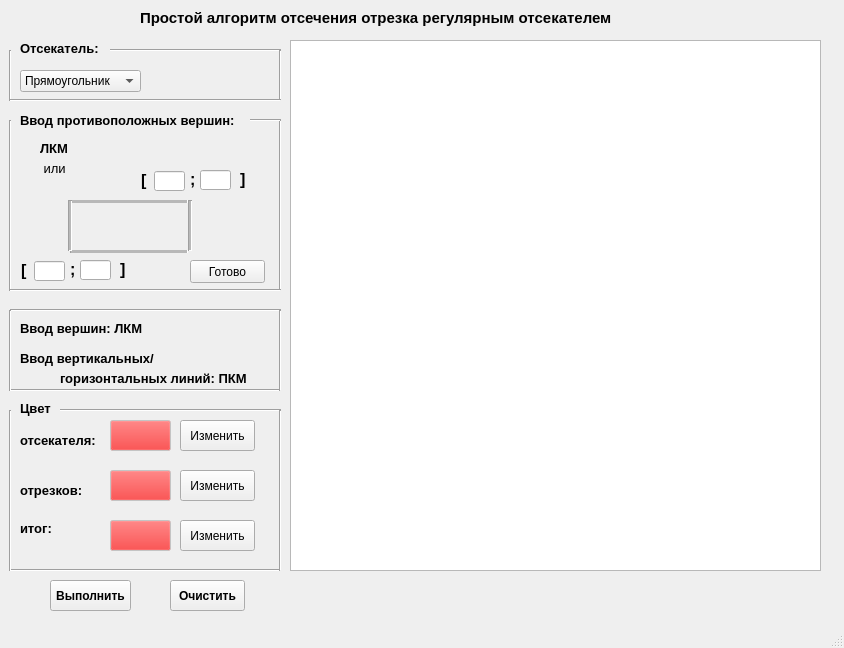
<?xml version="1.0" encoding="UTF-8"?>
<ui version="4.0">
 <class>MainWindow</class>
 <widget class="QMainWindow" name="MainWindow">
  <property name="geometry">
   <rect>
    <x>0</x>
    <y>0</y>
    <width>844</width>
    <height>648</height>
   </rect>
  </property>
  <property name="windowTitle">
   <string>MainWindow</string>
  </property>
  <widget class="QWidget" name="centralwidget">
   <widget class="QLabel" name="label">
    <property name="geometry">
     <rect>
      <x>140</x>
      <y>10</y>
      <width>501</width>
      <height>16</height>
     </rect>
    </property>
    <property name="font">
     <font>
      <pointsize>11</pointsize>
      <weight>75</weight>
      <bold>true</bold>
     </font>
    </property>
    <property name="text">
     <string>Простой алгоритм отсечения отрезка регулярным отсекателем</string>
    </property>
   </widget>
   <widget class="QLabel" name="label_2">
    <property name="geometry">
     <rect>
      <x>20</x>
      <y>40</y>
      <width>91</width>
      <height>16</height>
     </rect>
    </property>
    <property name="font">
     <font>
      <pointsize>10</pointsize>
      <weight>75</weight>
      <italic>false</italic>
      <bold>true</bold>
      <underline>false</underline>
     </font>
    </property>
    <property name="text">
     <string>Отсекатель:</string>
    </property>
   </widget>
   <widget class="QComboBox" name="comboBox">
    <property name="geometry">
     <rect>
      <x>20</x>
      <y>70</y>
      <width>121</width>
      <height>22</height>
     </rect>
    </property>
    <property name="font">
     <font>
      <pointsize>9</pointsize>
      <weight>50</weight>
      <bold>false</bold>
     </font>
    </property>
    <item>
     <property name="text">
      <string>Прямоугольник</string>
     </property>
    </item>
   </widget>
   <widget class="Line" name="line">
    <property name="geometry">
     <rect>
      <x>70</x>
      <y>200</y>
      <width>118</width>
      <height>3</height>
     </rect>
    </property>
    <property name="font">
     <font>
      <weight>50</weight>
      <bold>false</bold>
     </font>
    </property>
    <property name="lineWidth">
     <number>1</number>
    </property>
    <property name="midLineWidth">
     <number>3</number>
    </property>
    <property name="orientation">
     <enum>Qt::Horizontal</enum>
    </property>
   </widget>
   <widget class="Line" name="line_2">
    <property name="geometry">
     <rect>
      <x>70</x>
      <y>250</y>
      <width>118</width>
      <height>3</height>
     </rect>
    </property>
    <property name="font">
     <font>
      <weight>50</weight>
      <bold>false</bold>
     </font>
    </property>
    <property name="lineWidth">
     <number>1</number>
    </property>
    <property name="midLineWidth">
     <number>3</number>
    </property>
    <property name="orientation">
     <enum>Qt::Horizontal</enum>
    </property>
   </widget>
   <widget class="Line" name="line_3">
    <property name="geometry">
     <rect>
      <x>60</x>
      <y>200</y>
      <width>20</width>
      <height>51</height>
     </rect>
    </property>
    <property name="midLineWidth">
     <number>2</number>
    </property>
    <property name="orientation">
     <enum>Qt::Vertical</enum>
    </property>
   </widget>
   <widget class="Line" name="line_4">
    <property name="geometry">
     <rect>
      <x>180</x>
      <y>200</y>
      <width>20</width>
      <height>51</height>
     </rect>
    </property>
    <property name="midLineWidth">
     <number>2</number>
    </property>
    <property name="orientation">
     <enum>Qt::Vertical</enum>
    </property>
   </widget>
   <widget class="QLabel" name="label_3">
    <property name="geometry">
     <rect>
      <x>21</x>
      <y>261</y>
      <width>16</width>
      <height>19</height>
     </rect>
    </property>
    <property name="font">
     <font>
      <pointsize>12</pointsize>
      <weight>75</weight>
      <bold>true</bold>
     </font>
    </property>
    <property name="text">
     <string>[</string>
    </property>
   </widget>
   <widget class="QLineEdit" name="EntryX1">
    <property name="geometry">
     <rect>
      <x>34</x>
      <y>261</y>
      <width>31</width>
      <height>20</height>
     </rect>
    </property>
    <property name="font">
     <font>
      <pointsize>9</pointsize>
      <weight>75</weight>
      <bold>true</bold>
     </font>
    </property>
   </widget>
   <widget class="QLabel" name="label_4">
    <property name="geometry">
     <rect>
      <x>70</x>
      <y>260</y>
      <width>16</width>
      <height>19</height>
     </rect>
    </property>
    <property name="font">
     <font>
      <pointsize>12</pointsize>
      <weight>75</weight>
      <bold>true</bold>
     </font>
    </property>
    <property name="text">
     <string>;</string>
    </property>
   </widget>
   <widget class="QLineEdit" name="EntryY1">
    <property name="geometry">
     <rect>
      <x>80</x>
      <y>260</y>
      <width>31</width>
      <height>20</height>
     </rect>
    </property>
    <property name="font">
     <font>
      <pointsize>9</pointsize>
      <weight>75</weight>
      <bold>true</bold>
     </font>
    </property>
   </widget>
   <widget class="QLabel" name="label_5">
    <property name="geometry">
     <rect>
      <x>120</x>
      <y>260</y>
      <width>16</width>
      <height>19</height>
     </rect>
    </property>
    <property name="font">
     <font>
      <pointsize>12</pointsize>
      <weight>75</weight>
      <bold>true</bold>
     </font>
    </property>
    <property name="text">
     <string>]</string>
    </property>
   </widget>
   <widget class="QLabel" name="label_6">
    <property name="geometry">
     <rect>
      <x>141</x>
      <y>171</y>
      <width>16</width>
      <height>19</height>
     </rect>
    </property>
    <property name="font">
     <font>
      <pointsize>12</pointsize>
      <weight>75</weight>
      <bold>true</bold>
     </font>
    </property>
    <property name="text">
     <string>[</string>
    </property>
   </widget>
   <widget class="QLineEdit" name="EntryX2">
    <property name="geometry">
     <rect>
      <x>154</x>
      <y>171</y>
      <width>31</width>
      <height>20</height>
     </rect>
    </property>
    <property name="font">
     <font>
      <pointsize>9</pointsize>
      <weight>75</weight>
      <bold>true</bold>
     </font>
    </property>
   </widget>
   <widget class="QLineEdit" name="EntryY2">
    <property name="geometry">
     <rect>
      <x>200</x>
      <y>170</y>
      <width>31</width>
      <height>20</height>
     </rect>
    </property>
    <property name="font">
     <font>
      <pointsize>9</pointsize>
      <weight>75</weight>
      <bold>true</bold>
     </font>
    </property>
   </widget>
   <widget class="QLabel" name="label_7">
    <property name="geometry">
     <rect>
      <x>240</x>
      <y>170</y>
      <width>16</width>
      <height>19</height>
     </rect>
    </property>
    <property name="font">
     <font>
      <pointsize>12</pointsize>
      <weight>75</weight>
      <bold>true</bold>
     </font>
    </property>
    <property name="text">
     <string>]</string>
    </property>
   </widget>
   <widget class="QLabel" name="label_8">
    <property name="geometry">
     <rect>
      <x>190</x>
      <y>170</y>
      <width>16</width>
      <height>19</height>
     </rect>
    </property>
    <property name="font">
     <font>
      <pointsize>12</pointsize>
      <weight>75</weight>
      <bold>true</bold>
     </font>
    </property>
    <property name="text">
     <string>;</string>
    </property>
   </widget>
   <widget class="QLabel" name="label_9">
    <property name="geometry">
     <rect>
      <x>20</x>
      <y>110</y>
      <width>261</width>
      <height>21</height>
     </rect>
    </property>
    <property name="font">
     <font>
      <pointsize>10</pointsize>
      <weight>75</weight>
      <bold>true</bold>
     </font>
    </property>
    <property name="text">
     <string>Ввод противоположных вершин:</string>
    </property>
   </widget>
   <widget class="QLabel" name="label_10">
    <property name="geometry">
     <rect>
      <x>40</x>
      <y>140</y>
      <width>31</width>
      <height>16</height>
     </rect>
    </property>
    <property name="font">
     <font>
      <pointsize>10</pointsize>
      <weight>75</weight>
      <bold>true</bold>
     </font>
    </property>
    <property name="text">
     <string>ЛКМ</string>
    </property>
   </widget>
   <widget class="QLabel" name="label_11">
    <property name="geometry">
     <rect>
      <x>40</x>
      <y>160</y>
      <width>31</width>
      <height>16</height>
     </rect>
    </property>
    <property name="font">
     <font>
      <pointsize>10</pointsize>
     </font>
    </property>
    <property name="text">
     <string> или</string>
    </property>
   </widget>
   <widget class="Line" name="line_5">
    <property name="geometry">
     <rect>
      <x>110</x>
      <y>40</y>
      <width>171</width>
      <height>20</height>
     </rect>
    </property>
    <property name="orientation">
     <enum>Qt::Horizontal</enum>
    </property>
   </widget>
   <widget class="Line" name="line_6">
    <property name="geometry">
     <rect>
      <x>0</x>
      <y>50</y>
      <width>20</width>
      <height>51</height>
     </rect>
    </property>
    <property name="orientation">
     <enum>Qt::Vertical</enum>
    </property>
   </widget>
   <widget class="Line" name="line_7">
    <property name="geometry">
     <rect>
      <x>270</x>
      <y>50</y>
      <width>20</width>
      <height>51</height>
     </rect>
    </property>
    <property name="orientation">
     <enum>Qt::Vertical</enum>
    </property>
   </widget>
   <widget class="Line" name="line_8">
    <property name="geometry">
     <rect>
      <x>10</x>
      <y>90</y>
      <width>271</width>
      <height>20</height>
     </rect>
    </property>
    <property name="orientation">
     <enum>Qt::Horizontal</enum>
    </property>
   </widget>
   <widget class="Line" name="line_9">
    <property name="geometry">
     <rect>
      <x>0</x>
      <y>120</y>
      <width>20</width>
      <height>171</height>
     </rect>
    </property>
    <property name="orientation">
     <enum>Qt::Vertical</enum>
    </property>
   </widget>
   <widget class="Line" name="line_10">
    <property name="geometry">
     <rect>
      <x>270</x>
      <y>120</y>
      <width>20</width>
      <height>171</height>
     </rect>
    </property>
    <property name="orientation">
     <enum>Qt::Vertical</enum>
    </property>
   </widget>
   <widget class="Line" name="line_11">
    <property name="geometry">
     <rect>
      <x>10</x>
      <y>280</y>
      <width>271</width>
      <height>20</height>
     </rect>
    </property>
    <property name="orientation">
     <enum>Qt::Horizontal</enum>
    </property>
   </widget>
   <widget class="Line" name="line_12">
    <property name="geometry">
     <rect>
      <x>250</x>
      <y>110</y>
      <width>31</width>
      <height>20</height>
     </rect>
    </property>
    <property name="orientation">
     <enum>Qt::Horizontal</enum>
    </property>
   </widget>
   <widget class="QPushButton" name="PushRect">
    <property name="geometry">
     <rect>
      <x>190</x>
      <y>260</y>
      <width>75</width>
      <height>23</height>
     </rect>
    </property>
    <property name="text">
     <string>Готово</string>
    </property>
   </widget>
   <widget class="QLabel" name="label_12">
    <property name="geometry">
     <rect>
      <x>20</x>
      <y>350</y>
      <width>141</width>
      <height>16</height>
     </rect>
    </property>
    <property name="font">
     <font>
      <pointsize>10</pointsize>
      <weight>75</weight>
      <bold>true</bold>
     </font>
    </property>
    <property name="text">
     <string>Ввод вертикальных/</string>
    </property>
   </widget>
   <widget class="QLabel" name="label_13">
    <property name="geometry">
     <rect>
      <x>20</x>
      <y>320</y>
      <width>141</width>
      <height>16</height>
     </rect>
    </property>
    <property name="font">
     <font>
      <pointsize>10</pointsize>
      <weight>75</weight>
      <bold>true</bold>
     </font>
    </property>
    <property name="text">
     <string>Ввод вершин: ЛКМ</string>
    </property>
   </widget>
   <widget class="QLabel" name="label_14">
    <property name="geometry">
     <rect>
      <x>60</x>
      <y>370</y>
      <width>201</width>
      <height>16</height>
     </rect>
    </property>
    <property name="font">
     <font>
      <pointsize>10</pointsize>
      <weight>75</weight>
      <bold>true</bold>
     </font>
    </property>
    <property name="text">
     <string>горизонтальных линий: ПКМ</string>
    </property>
   </widget>
   <widget class="Line" name="line_13">
    <property name="geometry">
     <rect>
      <x>10</x>
      <y>300</y>
      <width>271</width>
      <height>20</height>
     </rect>
    </property>
    <property name="orientation">
     <enum>Qt::Horizontal</enum>
    </property>
   </widget>
   <widget class="Line" name="line_14">
    <property name="geometry">
     <rect>
      <x>10</x>
      <y>380</y>
      <width>271</width>
      <height>20</height>
     </rect>
    </property>
    <property name="orientation">
     <enum>Qt::Horizontal</enum>
    </property>
   </widget>
   <widget class="Line" name="line_15">
    <property name="geometry">
     <rect>
      <x>270</x>
      <y>310</y>
      <width>20</width>
      <height>81</height>
     </rect>
    </property>
    <property name="orientation">
     <enum>Qt::Vertical</enum>
    </property>
   </widget>
   <widget class="Line" name="line_16">
    <property name="geometry">
     <rect>
      <x>0</x>
      <y>310</y>
      <width>20</width>
      <height>81</height>
     </rect>
    </property>
    <property name="orientation">
     <enum>Qt::Vertical</enum>
    </property>
   </widget>
   <widget class="QPushButton" name="ColorLabelCut">
    <property name="enabled">
     <bool>false</bool>
    </property>
    <property name="geometry">
     <rect>
      <x>110</x>
      <y>470</y>
      <width>61</width>
      <height>31</height>
     </rect>
    </property>
    <property name="palette">
     <palette>
      <active>
       <colorrole role="Button">
        <brush brushstyle="SolidPattern">
         <color alpha="255">
          <red>240</red>
          <green>14</green>
          <blue>14</blue>
         </color>
        </brush>
       </colorrole>
      </active>
      <inactive>
       <colorrole role="Button">
        <brush brushstyle="SolidPattern">
         <color alpha="255">
          <red>240</red>
          <green>14</green>
          <blue>14</blue>
         </color>
        </brush>
       </colorrole>
      </inactive>
      <disabled>
       <colorrole role="Button">
        <brush brushstyle="SolidPattern">
         <color alpha="255">
          <red>240</red>
          <green>14</green>
          <blue>14</blue>
         </color>
        </brush>
       </colorrole>
      </disabled>
     </palette>
    </property>
    <property name="font">
     <font>
      <pointsize>8</pointsize>
     </font>
    </property>
    <property name="mouseTracking">
     <bool>false</bool>
    </property>
    <property name="text">
     <string/>
    </property>
    <property name="default">
     <bool>false</bool>
    </property>
    <property name="flat">
     <bool>false</bool>
    </property>
   </widget>
   <widget class="QPushButton" name="ChangeColorCut">
    <property name="geometry">
     <rect>
      <x>180</x>
      <y>470</y>
      <width>75</width>
      <height>31</height>
     </rect>
    </property>
    <property name="font">
     <font>
      <pointsize>9</pointsize>
      <weight>50</weight>
      <bold>false</bold>
     </font>
    </property>
    <property name="text">
     <string>Изменить</string>
    </property>
   </widget>
   <widget class="QPushButton" name="ColorLabelRect">
    <property name="enabled">
     <bool>false</bool>
    </property>
    <property name="geometry">
     <rect>
      <x>110</x>
      <y>420</y>
      <width>61</width>
      <height>31</height>
     </rect>
    </property>
    <property name="palette">
     <palette>
      <active>
       <colorrole role="Button">
        <brush brushstyle="SolidPattern">
         <color alpha="255">
          <red>240</red>
          <green>14</green>
          <blue>14</blue>
         </color>
        </brush>
       </colorrole>
      </active>
      <inactive>
       <colorrole role="Button">
        <brush brushstyle="SolidPattern">
         <color alpha="255">
          <red>240</red>
          <green>14</green>
          <blue>14</blue>
         </color>
        </brush>
       </colorrole>
      </inactive>
      <disabled>
       <colorrole role="Button">
        <brush brushstyle="SolidPattern">
         <color alpha="255">
          <red>240</red>
          <green>14</green>
          <blue>14</blue>
         </color>
        </brush>
       </colorrole>
      </disabled>
     </palette>
    </property>
    <property name="font">
     <font>
      <pointsize>8</pointsize>
     </font>
    </property>
    <property name="mouseTracking">
     <bool>false</bool>
    </property>
    <property name="text">
     <string/>
    </property>
    <property name="default">
     <bool>false</bool>
    </property>
    <property name="flat">
     <bool>false</bool>
    </property>
   </widget>
   <widget class="QLabel" name="label_16">
    <property name="geometry">
     <rect>
      <x>20</x>
      <y>430</y>
      <width>91</width>
      <height>21</height>
     </rect>
    </property>
    <property name="font">
     <font>
      <pointsize>10</pointsize>
      <weight>75</weight>
      <bold>true</bold>
     </font>
    </property>
    <property name="text">
     <string>отсекателя:</string>
    </property>
   </widget>
   <widget class="QPushButton" name="ChangeColorRect">
    <property name="geometry">
     <rect>
      <x>180</x>
      <y>420</y>
      <width>75</width>
      <height>31</height>
     </rect>
    </property>
    <property name="font">
     <font>
      <pointsize>9</pointsize>
      <weight>50</weight>
      <bold>false</bold>
     </font>
    </property>
    <property name="text">
     <string>Изменить</string>
    </property>
   </widget>
   <widget class="QLabel" name="label_17">
    <property name="geometry">
     <rect>
      <x>20</x>
      <y>400</y>
      <width>41</width>
      <height>16</height>
     </rect>
    </property>
    <property name="font">
     <font>
      <pointsize>10</pointsize>
      <weight>75</weight>
      <bold>true</bold>
     </font>
    </property>
    <property name="text">
     <string>Цвет</string>
    </property>
   </widget>
   <widget class="QLabel" name="label_18">
    <property name="geometry">
     <rect>
      <x>20</x>
      <y>480</y>
      <width>91</width>
      <height>21</height>
     </rect>
    </property>
    <property name="font">
     <font>
      <pointsize>10</pointsize>
      <weight>75</weight>
      <bold>true</bold>
     </font>
    </property>
    <property name="text">
     <string>отрезков:</string>
    </property>
   </widget>
   <widget class="QLabel" name="label_20">
    <property name="geometry">
     <rect>
      <x>20</x>
      <y>520</y>
      <width>41</width>
      <height>16</height>
     </rect>
    </property>
    <property name="font">
     <font>
      <pointsize>10</pointsize>
      <weight>75</weight>
      <bold>true</bold>
     </font>
    </property>
    <property name="text">
     <string>итог:</string>
    </property>
   </widget>
   <widget class="QPushButton" name="ColorLabelTask">
    <property name="enabled">
     <bool>false</bool>
    </property>
    <property name="geometry">
     <rect>
      <x>110</x>
      <y>520</y>
      <width>61</width>
      <height>31</height>
     </rect>
    </property>
    <property name="palette">
     <palette>
      <active>
       <colorrole role="Button">
        <brush brushstyle="SolidPattern">
         <color alpha="255">
          <red>240</red>
          <green>14</green>
          <blue>14</blue>
         </color>
        </brush>
       </colorrole>
      </active>
      <inactive>
       <colorrole role="Button">
        <brush brushstyle="SolidPattern">
         <color alpha="255">
          <red>240</red>
          <green>14</green>
          <blue>14</blue>
         </color>
        </brush>
       </colorrole>
      </inactive>
      <disabled>
       <colorrole role="Button">
        <brush brushstyle="SolidPattern">
         <color alpha="255">
          <red>240</red>
          <green>14</green>
          <blue>14</blue>
         </color>
        </brush>
       </colorrole>
      </disabled>
     </palette>
    </property>
    <property name="font">
     <font>
      <pointsize>8</pointsize>
     </font>
    </property>
    <property name="mouseTracking">
     <bool>false</bool>
    </property>
    <property name="text">
     <string/>
    </property>
    <property name="default">
     <bool>false</bool>
    </property>
    <property name="flat">
     <bool>false</bool>
    </property>
   </widget>
   <widget class="QPushButton" name="ChangeColorTask">
    <property name="geometry">
     <rect>
      <x>180</x>
      <y>520</y>
      <width>75</width>
      <height>31</height>
     </rect>
    </property>
    <property name="font">
     <font>
      <pointsize>9</pointsize>
      <weight>50</weight>
      <bold>false</bold>
     </font>
    </property>
    <property name="text">
     <string>Изменить</string>
    </property>
   </widget>
   <widget class="Line" name="line_17">
    <property name="geometry">
     <rect>
      <x>60</x>
      <y>400</y>
      <width>221</width>
      <height>20</height>
     </rect>
    </property>
    <property name="orientation">
     <enum>Qt::Horizontal</enum>
    </property>
   </widget>
   <widget class="Line" name="line_18">
    <property name="geometry">
     <rect>
      <x>10</x>
      <y>560</y>
      <width>271</width>
      <height>20</height>
     </rect>
    </property>
    <property name="orientation">
     <enum>Qt::Horizontal</enum>
    </property>
   </widget>
   <widget class="Line" name="line_19">
    <property name="geometry">
     <rect>
      <x>270</x>
      <y>410</y>
      <width>20</width>
      <height>161</height>
     </rect>
    </property>
    <property name="orientation">
     <enum>Qt::Vertical</enum>
    </property>
   </widget>
   <widget class="Line" name="line_20">
    <property name="geometry">
     <rect>
      <x>0</x>
      <y>410</y>
      <width>20</width>
      <height>161</height>
     </rect>
    </property>
    <property name="orientation">
     <enum>Qt::Vertical</enum>
    </property>
   </widget>
   <widget class="QGraphicsView" name="graphicsView">
    <property name="geometry">
     <rect>
      <x>290</x>
      <y>40</y>
      <width>531</width>
      <height>531</height>
     </rect>
    </property>
   </widget>
   <widget class="QPushButton" name="Clean">
    <property name="geometry">
     <rect>
      <x>170</x>
      <y>580</y>
      <width>75</width>
      <height>31</height>
     </rect>
    </property>
    <property name="font">
     <font>
      <pointsize>9</pointsize>
      <weight>75</weight>
      <bold>true</bold>
     </font>
    </property>
    <property name="text">
     <string>Очистить</string>
    </property>
   </widget>
   <widget class="QPushButton" name="DoTask">
    <property name="geometry">
     <rect>
      <x>50</x>
      <y>580</y>
      <width>81</width>
      <height>31</height>
     </rect>
    </property>
    <property name="font">
     <font>
      <pointsize>9</pointsize>
      <weight>75</weight>
      <bold>true</bold>
     </font>
    </property>
    <property name="text">
     <string>Выполнить</string>
    </property>
   </widget>
  </widget>
  <widget class="QMenuBar" name="menubar">
   <property name="geometry">
    <rect>
     <x>0</x>
     <y>0</y>
     <width>844</width>
     <height>21</height>
    </rect>
   </property>
  </widget>
  <widget class="QStatusBar" name="statusbar"/>
 </widget>
 <resources/>
 <connections/>
</ui>
